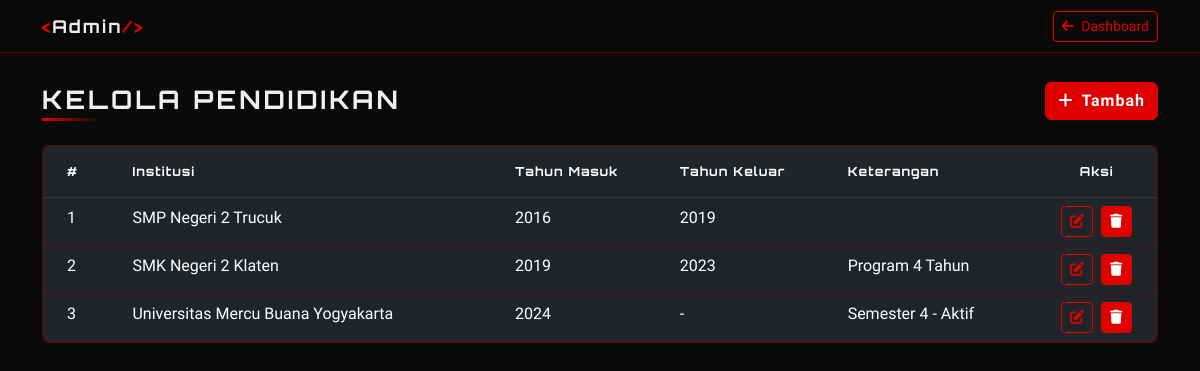
The page /admin/pendidikan/index.php (signed in) on the database its author committed.
### tables this page shows
CREATE TABLE `pendidikan` (
  `id` int NOT NULL AUTO_INCREMENT,
  `institusi` varchar(150) DEFAULT NULL,
  `tahun_masuk` year DEFAULT NULL,
  `tahun_keluar` year DEFAULT NULL,
  `keterangan` varchar(255) DEFAULT NULL,
  PRIMARY KEY (`id`)
);

### admin/pendidikan/index.php (the view, shortened to what this page needs)
<?php
    require_once '../../config/db.php';
?>
<?php $data = mysqli_query($conn, "SELECT * FROM pendidikan ORDER BY tahun_masuk ASC"); ?>
<!DOCTYPE html>
<html lang="id">
<head>
  <link href="https://cdn.jsdelivr.net/npm/bootstrap@5.3.0/dist/css/bootstrap.min.css" rel="stylesheet">
  <link href="https://cdnjs.cloudflare.com/ajax/libs/font-awesome/6.4.0/css/all.min.css" rel="stylesheet">
  <link href="../../assets/css/style.css" rel="stylesheet">
</head>
<body>
<nav class="navbar navbar-dark fixed-top" id="mainNav">
  <div class="container">
    <a class="navbar-brand fw-bold" href="#">
      <span style="color:#e00000">&lt;</span>Admin<span style="color:#e00000">/&gt;</span>
    </a>
    <div class="d-flex gap-2">
      <a href="../dashboard.php" class="btn btn-outline-danger btn-sm">
        <i class="fa fa-arrow-left me-1"></i> Dashboard
      </a>
    </div>
  </div>
</nav>
<div class="container page-wrapper">
  <div class="d-flex justify-content-between align-items-center mb-4">
    <div>
      <p class="section-title mb-0">Kelola Pendidikan</p>
      <div class="title-line mb-0"></div>
    </div>
    <a href="create.php" class="btn btn-danger">
      <i class="fa fa-plus me-2"></i>Tambah
    </a>
  </div>
  <div class="card-dark p-0" style="overflow:hidden">
    <table class="table table-dark table-hover mb-0" style="background:transparent">
      <thead style="background:rgba(224,0,0,0.15);font-family:'Orbitron',monospace;font-size:.78rem;letter-spacing:1px;">
        <tr>
          <th class="px-4 py-3">#</th>
          <th class="py-3">Institusi</th>
          <th class="py-3">Tahun Masuk</th>
          <th class="py-3">Tahun Keluar</th>
          <th class="py-3">Keterangan</th>
          <th class="py-3 text-center">Aksi</th>
        </tr>
      </thead>
      <tbody>
        <?php $no=1; while($row=mysqli_fetch_assoc($data)): ?>
        <tr style="border-color:rgba(224,0,0,0.15)">
          <td class="px-4"><?= $no++ ?></td>
          <td><?= htmlspecialchars($row['institusi']) ?></td>
          <td><?= $row['tahun_masuk'] ?></td>
          <td><?= $row['tahun_keluar'] ?? '-' ?></td>
          <td><?= htmlspecialchars($row['keterangan']) ?></td>
          <td class="text-center">
            <a href="edit.php?id=<?= $row['id'] ?>" class="btn btn-sm btn-outline-danger me-1">
              <i class="fa fa-edit"></i>
            </a>
            <a href="delete.php?id=<?= $row['id'] ?>"
               onclick="return confirm('Yakin hapus data ini?')"
               class="btn btn-sm btn-danger">
              <i class="fa fa-trash"></i>
            </a>
          </td>
        </tr>
        <?php endwhile; ?>
      </tbody>
    </table>
  </div>
</div>
</body>
</html>

### assets/css/style.css (style rules this page uses)
:root { --red-main: #e00000; --bg-dark: #0a0a0a; --bg-card: #111111; --text-main: #f0f0f0; --text-muted: #888; }
body { background-color: var(--bg-dark); color: var(--text-main); font-family: 'Rajdhani', sans-serif; min-height: 100vh; display: flex; flex-direction: column; }
#mainNav { background: rgba(10,10,10,0.95) !important; backdrop-filter: blur(10px); border-bottom: 1px solid rgba(224,0,0,0.4); transition: box-shadow 0.3s; }
.navbar-brand { font-family: 'Orbitron', monospace; font-size: 1.1rem; letter-spacing: 2px; color: #f0f0f0 !important; }
.page-wrapper { padding-top: 80px; flex: 1; }
.section-title { font-family:'Orbitron',monospace; font-size:1.6rem; font-weight:700; letter-spacing:3px; text-transform:uppercase }
.title-line { width:60px; height:3px; background:linear-gradient(90deg,#e00000,transparent); margin-bottom:2rem }
.card-dark { background:#111; border:1px solid rgba(224,0,0,0.35); border-radius:8px; padding:1.5rem; transition:transform .3s,box-shadow .3s }
.btn-danger { background:#e00000 !important; border-color:#e00000 !important; font-weight:700; letter-spacing:1px }
.btn-outline-danger { border-color:#e00000 !important; color:#e00000 !important }

### rows shown on the page
pendidikan: institusi "SMP Negeri 2 Trucuk", tahun_masuk "2016", tahun_keluar "2019"
pendidikan: institusi "SMK Negeri 2 Klaten", tahun_masuk "2019", tahun_keluar "2023", keterangan "Program 4 Tahun"
pendidikan: institusi "Universitas Mercu Buana Yogyakarta", tahun_masuk "2024", tahun_keluar "-", keterangan "Semester 4 - Aktif"
